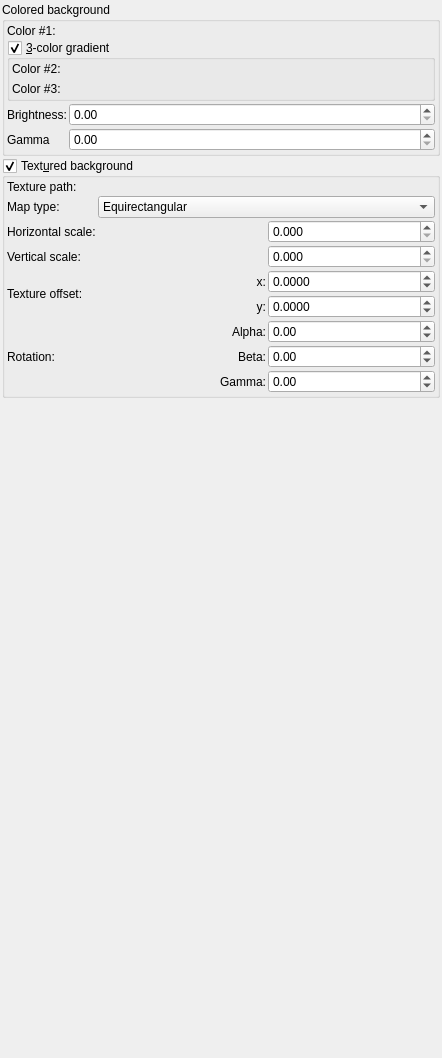
         <widget class="QWidget" name="scrollAreaWidgetContents_10">
          <property name="geometry">
           <rect>
            <x>0</x>
            <y>0</y>
            <width>442</width>
            <height>1058</height>
           </rect>
          </property>
          <layout class="QVBoxLayout" name="verticalLayout_36">
           <property name="spacing">
            <number>2</number>
           </property>
           <property name="leftMargin">
            <number>2</number>
           </property>
           <property name="topMargin">
            <number>2</number>
           </property>
           <property name="rightMargin">
            <number>2</number>
           </property>
           <property name="bottomMargin">
            <number>2</number>
           </property>
           <item>
            <widget class="QGroupBox" name="groupBox_14">
             <property name="title">
              <string>Colored background</string>
             </property>
             <layout class="QVBoxLayout" name="verticalLayout_37">
              <property name="spacing">
               <number>2</number>
              </property>
              <property name="leftMargin">
               <number>2</number>
              </property>
              <property name="topMargin">
               <number>2</number>
              </property>
              <property name="rightMargin">
               <number>2</number>
              </property>
              <property name="bottomMargin">
               <number>2</number>
              </property>
              <item>
               <layout class="QGridLayout" name="gridLayout_15">
                <property name="spacing">
                 <number>2</number>
                </property>
                <item row="0" column="1">
                 <widget class="MyColorButton" name="colorButton_background_color_1" native="true">
                  <property name="toolTip">
                   <string>&lt;html&gt;&lt;head/&gt;&lt;body&gt;&lt;p&gt;Color of background at zenith&lt;/p&gt;&lt;/body&gt;&lt;/html&gt;</string>
                  </property>
                  <property name="text" stdset="0">
                   <string>PushButton</string>
                  </property>
                 </widget>
                </item>
                <item row="0" column="0">
                 <widget class="QLabel" name="label_57">
                  <property name="text">
                   <string>Color #1:</string>
                  </property>
                 </widget>
                </item>
               </layout>
              </item>
              <item>
               <widget class="MyGroupBox" name="groupCheck_background_3_colors_enable">
                <property name="toolTip">
                 <string>Enables colored gradient on background. When disabled only color #1 is used.</string>
                </property>
                <property name="title">
                 <string>&amp;3-color gradient</string>
                </property>
                <property name="checkable">
                 <bool>true</bool>
                </property>
                <layout class="QVBoxLayout" name="verticalLayout_4">
                 <property name="leftMargin">
                  <number>2</number>
                 </property>
                 <property name="topMargin">
                  <number>2</number>
                 </property>
                 <property name="rightMargin">
                  <number>2</number>
                 </property>
                 <property name="bottomMargin">
                  <number>2</number>
                 </property>
                 <item>
                  <layout class="QGridLayout" name="gridLayout_3">
                   <item row="1" column="1">
                    <widget class="MyColorButton" name="colorButton_background_color_3" native="true">
                     <property name="toolTip">
                      <string>&lt;html&gt;&lt;head/&gt;&lt;body&gt;&lt;p&gt;Color of background at nadir&lt;/p&gt;&lt;/body&gt;&lt;/html&gt;</string>
                     </property>
                     <property name="text" stdset="0">
                      <string>PushButton</string>
                     </property>
                    </widget>
                   </item>
                   <item row="0" column="0">
                    <widget class="QLabel" name="label_58">
                     <property name="text">
                      <string>Color #2:</string>
                     </property>
                    </widget>
                   </item>
                   <item row="1" column="0">
                    <widget class="QLabel" name="label_59">
                     <property name="text">
                      <string>Color #3:</string>
                     </property>
                    </widget>
                   </item>
                   <item row="0" column="1">
                    <widget class="MyColorButton" name="colorButton_background_color_2" native="true">
                     <property name="toolTip">
                      <string>&lt;html&gt;&lt;head/&gt;&lt;body&gt;&lt;p&gt;Color of background at horizon&lt;/p&gt;&lt;/body&gt;&lt;/html&gt;</string>
                     </property>
                     <property name="text" stdset="0">
                      <string>PushButton</string>
                     </property>
                    </widget>
                   </item>
                  </layout>
                 </item>
                </layout>
               </widget>
              </item>
              <item>
               <layout class="QGridLayout" name="gridLayout_7">
                <item row="0" column="0">
                 <widget class="QLabel" name="label_223">
                  <property name="sizePolicy">
                   <sizepolicy hsizetype="Maximum" vsizetype="Preferred">
                    <horstretch>0</horstretch>
                    <verstretch>0</verstretch>
                   </sizepolicy>
                  </property>
                  <property name="text">
                   <string>Brightness:</string>
                  </property>
                 </widget>
                </item>
                <item row="0" column="1">
                 <widget class="MyDoubleSpinBox" name="spinbox_background_brightness">
                  <property name="sizePolicy">
                   <sizepolicy hsizetype="Minimum" vsizetype="Preferred">
                    <horstretch>0</horstretch>
                    <verstretch>0</verstretch>
                   </sizepolicy>
                  </property>
                  <property name="toolTip">
                   <string>&lt;html&gt;&lt;head/&gt;&lt;body&gt;&lt;p&gt;Brightness of background&lt;/p&gt;&lt;/body&gt;&lt;/html&gt;</string>
                  </property>
                  <property name="prefix">
                   <string></string>
                  </property>
                  <property name="suffix">
                   <string></string>
                  </property>
                  <property name="decimals">
                   <number>2</number>
                  </property>
                  <property name="maximum">
                   <double>1000.000000000000000</double>
                  </property>
                  <property name="singleStep">
                   <double>0.100000000000000</double>
                  </property>
                 </widget>
                </item>
                <item row="1" column="0">
                 <widget class="QLabel" name="label_227">
                  <property name="sizePolicy">
                   <sizepolicy hsizetype="Maximum" vsizetype="Preferred">
                    <horstretch>0</horstretch>
                    <verstretch>0</verstretch>
                   </sizepolicy>
                  </property>
                  <property name="text">
                   <string>Gamma</string>
                  </property>
                 </widget>
                </item>
                <item row="1" column="1">
                 <widget class="MyDoubleSpinBox" name="spinbox_background_gamma">
                  <property name="sizePolicy">
                   <sizepolicy hsizetype="Minimum" vsizetype="Preferred">
                    <horstretch>0</horstretch>
                    <verstretch>0</verstretch>
                   </sizepolicy>
                  </property>
                  <property name="toolTip">
                   <string>&lt;html&gt;&lt;head/&gt;&lt;body&gt;&lt;p&gt;Gamma correction for the background (colors or texture), applied after Background brightness. &lt;/p&gt;&lt;p&gt;1.0 = no change; &amp;gt;1 brightens midtones; &amp;lt;1 darkens. &lt;/p&gt;&lt;p&gt;Affects only the background, not scene lighting or objects. &lt;/p&gt;&lt;p&gt;Typical range: ~0.8–2.5.&lt;/p&gt;&lt;/body&gt;&lt;/html&gt;</string>
                  </property>
                  <property name="prefix">
                   <string></string>
                  </property>
                  <property name="suffix">
                   <string></string>
                  </property>
                  <property name="decimals">
                   <number>2</number>
                  </property>
                  <property name="maximum">
                   <double>1000.000000000000000</double>
                  </property>
                  <property name="singleStep">
                   <double>0.100000000000000</double>
                  </property>
                 </widget>
                </item>
               </layout>
              </item>
             </layout>
            </widget>
           </item>
           <item>
            <widget class="MyGroupBox" name="groupCheck_textured_background">
             <property name="toolTip">
              <string>&lt;html&gt;&lt;head/&gt;&lt;body&gt;&lt;p&gt;Enables covering of background sphere with selected image.&lt;/p&gt;&lt;p&gt;Example:&lt;/p&gt;&lt;p&gt;&lt;img src=":/tooltips/tooltips_images/image - shader - backhround texture.jpg"/&gt;&lt;/p&gt;&lt;/body&gt;&lt;/html&gt;</string>
             </property>
             <property name="title">
              <string>Text&amp;ured background</string>
             </property>
             <property name="checkable">
              <bool>true</bool>
             </property>
             <layout class="QVBoxLayout" name="verticalLayout_38">
              <property name="spacing">
               <number>2</number>
              </property>
              <property name="leftMargin">
               <number>2</number>
              </property>
              <property name="topMargin">
               <number>2</number>
              </property>
              <property name="rightMargin">
               <number>2</number>
              </property>
              <property name="bottomMargin">
               <number>2</number>
              </property>
              <item>
               <layout class="QGridLayout" name="gridLayout_16" columnstretch="0,0,0">
                <property name="spacing">
                 <number>2</number>
                </property>
                <item row="1" column="0">
                 <widget class="QLabel" name="label_90">
                  <property name="sizePolicy">
                   <sizepolicy hsizetype="Maximum" vsizetype="Preferred">
                    <horstretch>0</horstretch>
                    <verstretch>0</verstretch>
                   </sizepolicy>
                  </property>
                  <property name="text">
                   <string>Map type:</string>
                  </property>
                 </widget>
                </item>
                <item row="3" column="0">
                 <widget class="QLabel" name="label_224">
                  <property name="sizePolicy">
                   <sizepolicy hsizetype="Maximum" vsizetype="Preferred">
                    <horstretch>0</horstretch>
                    <verstretch>0</verstretch>
                   </sizepolicy>
                  </property>
                  <property name="text">
                   <string>Vertical scale:</string>
                  </property>
                 </widget>
                </item>
                <item row="1" column="1" colspan="2">
                 <widget class="MyComboBox" name="comboBox_textured_background_map_type">
                  <property name="sizePolicy">
                   <sizepolicy hsizetype="Preferred" vsizetype="Maximum">
                    <horstretch>0</horstretch>
                    <verstretch>0</verstretch>
                   </sizepolicy>
                  </property>
                  <property name="toolTip">
                   <string>&lt;html&gt;&lt;head/&gt;&lt;body&gt;&lt;p&gt;It determines, how texture will be mapped on background sphere&lt;/p&gt;&lt;p&gt;&lt;span style=" font-weight:600;"&gt;Equirectangular: &lt;br/&gt;&lt;/span&gt;&lt;span style=" font-weight:400;"&gt;Texture has to be created used equirectangular projection. It's the most popular format for textures dedicated for sphere mapping.&lt;br/&gt;Example:&lt;br/&gt;&lt;/span&gt;&lt;img src=":/tooltips/tooltips_images/equirectangular_bkg.jpg"/&gt;&lt;/p&gt;&lt;p&gt;&lt;span style=" font-weight:600;"&gt;Double hemisphere:&lt;/span&gt;&lt;/p&gt;&lt;p&gt;Texture has to be created as a pair of images of hemispheres. Mapping has to be the same as &lt;span style=" font-style:italic;"&gt;Full dome projection&lt;/span&gt; (or &lt;span style=" font-style:italic;"&gt;Fish eye&lt;/span&gt;)&lt;br/&gt;Example texture with indicated axes and directions:&lt;br/&gt;&lt;img src=":/tooltips/tooltips_images/full_dome_bkg_axes.png"/&gt;&lt;/p&gt;&lt;/body&gt;&lt;/html&gt;</string>
                  </property>
                  <item>
                   <property name="text">
                    <string>Equirectangular</string>
                   </property>
                  </item>
                  <item>
                   <property name="text">
                    <string>Double hemisphere</string>
                   </property>
                  </item>
                  <item>
                   <property name="text">
                    <string>Flat</string>
                   </property>
                  </item>
                 </widget>
                </item>
                <item row="7" column="1">
                 <widget class="QLabel" name="label_228">
                  <property name="text">
                   <string>Beta:</string>
                  </property>
                  <property name="alignment">
                   <set>Qt::AlignRight|Qt::AlignTrailing|Qt::AlignVCenter</set>
                  </property>
                 </widget>
                </item>
                <item row="0" column="1" colspan="2">
                 <widget class="FileSelectWidget" name="text_file_background" native="true">
                  <property name="sizePolicy">
                   <sizepolicy hsizetype="Expanding" vsizetype="Preferred">
                    <horstretch>0</horstretch>
                    <verstretch>0</verstretch>
                   </sizepolicy>
                  </property>
                  <property name="toolTip">
                   <string>&lt;html&gt;&lt;head/&gt;&lt;body&gt;&lt;p&gt;Path to the background image. Acceptable formats are BMP, GIF, JPG, PNG&lt;/p&gt;&lt;p&gt;To use animated textures (image sequences), replace numbers by '%' symbol. Example: If sequence of images is as showed below: &lt;br/&gt;texture0001.jpg&lt;br/&gt;texture0002.jpg&lt;br/&gt;etc&lt;/p&gt;&lt;p&gt;Then use following file name: texture%%%%.jpg&lt;br/&gt;This tells the program to treat this as not a single image but as a sequence of images with 4 digit index.&lt;/p&gt;&lt;/body&gt;&lt;/html&gt;</string>
                  </property>
                 </widget>
                </item>
                <item row="4" column="2">
                 <widget class="MyDoubleSpinBox" name="spinbox_background_texture_offset_x">
                  <property name="sizePolicy">
                   <sizepolicy hsizetype="Minimum" vsizetype="Maximum">
                    <horstretch>0</horstretch>
                    <verstretch>0</verstretch>
                   </sizepolicy>
                  </property>
                  <property name="prefix">
                   <string></string>
                  </property>
                  <property name="suffix">
                   <string></string>
                  </property>
                  <property name="decimals">
                   <number>4</number>
                  </property>
                  <property name="minimum">
                   <double>-1000.000000000000000</double>
                  </property>
                  <property name="maximum">
                   <double>1000.000000000000000</double>
                  </property>
                  <property name="singleStep">
                   <double>0.001000000000000</double>
                  </property>
                 </widget>
                </item>
                <item row="6" column="1">
                 <widget class="QLabel" name="label_232">
                  <property name="text">
                   <string>Alpha:</string>
                  </property>
                  <property name="alignment">
                   <set>Qt::AlignRight|Qt::AlignTrailing|Qt::AlignVCenter</set>
                  </property>
                 </widget>
                </item>
                <item row="8" column="1">
                 <widget class="QLabel" name="label_229">
                  <property name="text">
                   <string>Gamma:</string>
                  </property>
                  <property name="alignment">
                   <set>Qt::AlignRight|Qt::AlignTrailing|Qt::AlignVCenter</set>
                  </property>
                 </widget>
                </item>
                <item row="4" column="0" rowspan="2">
                 <widget class="QLabel" name="label_230">
                  <property name="sizePolicy">
                   <sizepolicy hsizetype="Maximum" vsizetype="Preferred">
                    <horstretch>0</horstretch>
                    <verstretch>0</verstretch>
                   </sizepolicy>
                  </property>
                  <property name="text">
                   <string>Texture offset:</string>
                  </property>
                 </widget>
                </item>
                <item row="5" column="2">
                 <widget class="MyDoubleSpinBox" name="spinbox_background_texture_offset_y">
                  <property name="sizePolicy">
                   <sizepolicy hsizetype="Minimum" vsizetype="Maximum">
                    <horstretch>0</horstretch>
                    <verstretch>0</verstretch>
                   </sizepolicy>
                  </property>
                  <property name="prefix">
                   <string></string>
                  </property>
                  <property name="suffix">
                   <string></string>
                  </property>
                  <property name="decimals">
                   <number>4</number>
                  </property>
                  <property name="minimum">
                   <double>-1000.000000000000000</double>
                  </property>
                  <property name="maximum">
                   <double>1000.000000000000000</double>
                  </property>
                  <property name="singleStep">
                   <double>0.001000000000000</double>
                  </property>
                 </widget>
                </item>
                <item row="6" column="0" rowspan="3">
                 <widget class="QLabel" name="label_226">
                  <property name="sizePolicy">
                   <sizepolicy hsizetype="Maximum" vsizetype="Preferred">
                    <horstretch>0</horstretch>
                    <verstretch>0</verstretch>
                   </sizepolicy>
                  </property>
                  <property name="text">
                   <string>Rotation:</string>
                  </property>
                 </widget>
                </item>
                <item row="4" column="1">
                 <widget class="QLabel" name="label_231">
                  <property name="text">
                   <string>x:</string>
                  </property>
                  <property name="alignment">
                   <set>Qt::AlignRight|Qt::AlignTrailing|Qt::AlignVCenter</set>
                  </property>
                 </widget>
                </item>
                <item row="6" column="2">
                 <widget class="MyDoubleSpinBox" name="spinboxd3_background_rotation_x">
                  <property name="sizePolicy">
                   <sizepolicy hsizetype="Minimum" vsizetype="Maximum">
                    <horstretch>0</horstretch>
                    <verstretch>0</verstretch>
                   </sizepolicy>
                  </property>
                  <property name="accelerated">
                   <bool>true</bool>
                  </property>
                  <property name="prefix">
                   <string></string>
                  </property>
                  <property name="suffix">
                   <string></string>
                  </property>
                  <property name="decimals">
                   <number>2</number>
                  </property>
                  <property name="minimum">
                   <double>-180.000000000000000</double>
                  </property>
                  <property name="maximum">
                   <double>180.000000000000000</double>
                  </property>
                  <property name="singleStep">
                   <double>1.000000000000000</double>
                  </property>
                 </widget>
                </item>
                <item row="2" column="0">
                 <widget class="QLabel" name="label_225">
                  <property name="sizePolicy">
                   <sizepolicy hsizetype="Maximum" vsizetype="Preferred">
                    <horstretch>0</horstretch>
                    <verstretch>0</verstretch>
                   </sizepolicy>
                  </property>
                  <property name="text">
                   <string>Horizontal scale:</string>
                  </property>
                 </widget>
                </item>
                <item row="0" column="0">
                 <widget class="QLabel" name="label_61">
                  <property name="sizePolicy">
                   <sizepolicy hsizetype="Maximum" vsizetype="Preferred">
                    <horstretch>0</horstretch>
                    <verstretch>0</verstretch>
                   </sizepolicy>
                  </property>
                  <property name="text">
                   <string>Texture path:</string>
                  </property>
                 </widget>
                </item>
                <item row="3" column="2">
                 <widget class="MyDoubleSpinBox" name="spinbox_background_v_scale">
                  <property name="sizePolicy">
                   <sizepolicy hsizetype="Minimum" vsizetype="Maximum">
                    <horstretch>0</horstretch>
                    <verstretch>0</verstretch>
                   </sizepolicy>
                  </property>
                  <property name="prefix">
                   <string></string>
                  </property>
                  <property name="suffix">
                   <string></string>
                  </property>
                  <property name="decimals">
                   <number>3</number>
                  </property>
                  <property name="maximum">
                   <double>10000.000000000000000</double>
                  </property>
                  <property name="singleStep">
                   <double>0.010000000000000</double>
                  </property>
                 </widget>
                </item>
                <item row="8" column="2">
                 <widget class="MyDoubleSpinBox" name="spinboxd3_background_rotation_z">
                  <property name="sizePolicy">
                   <sizepolicy hsizetype="Minimum" vsizetype="Maximum">
                    <horstretch>0</horstretch>
                    <verstretch>0</verstretch>
                   </sizepolicy>
                  </property>
                  <property name="accelerated">
                   <bool>true</bool>
                  </property>
                  <property name="prefix">
                   <string></string>
                  </property>
                  <property name="suffix">
                   <string></string>
                  </property>
                  <property name="decimals">
                   <number>2</number>
                  </property>
                  <property name="minimum">
                   <double>-180.000000000000000</double>
                  </property>
                  <property name="maximum">
                   <double>180.000000000000000</double>
                  </property>
                  <property name="singleStep">
                   <double>1.000000000000000</double>
                  </property>
                 </widget>
                </item>
                <item row="2" column="2">
                 <widget class="MyDoubleSpinBox" name="spinbox_background_h_scale">
                  <property name="sizePolicy">
                   <sizepolicy hsizetype="Minimum" vsizetype="Maximum">
                    <horstretch>0</horstretch>
                    <verstretch>0</verstretch>
                   </sizepolicy>
                  </property>
                  <property name="prefix">
                   <string></string>
                  </property>
                  <property name="suffix">
                   <string></string>
                  </property>
                  <property name="decimals">
                   <number>3</number>
                  </property>
                  <property name="maximum">
                   <double>10000.000000000000000</double>
                  </property>
                  <property name="singleStep">
                   <double>0.010000000000000</double>
                  </property>
                 </widget>
                </item>
                <item row="7" column="2">
                 <widget class="MyDoubleSpinBox" name="spinboxd3_background_rotation_y">
                  <property name="sizePolicy">
                   <sizepolicy hsizetype="Minimum" vsizetype="Maximum">
                    <horstretch>0</horstretch>
                    <verstretch>0</verstretch>
                   </sizepolicy>
                  </property>
                  <property name="accelerated">
                   <bool>true</bool>
                  </property>
                  <property name="prefix">
                   <string></string>
                  </property>
                  <property name="suffix">
                   <string></string>
                  </property>
                  <property name="decimals">
                   <number>2</number>
                  </property>
                  <property name="minimum">
                   <double>-180.000000000000000</double>
                  </property>
                  <property name="maximum">
                   <double>180.000000000000000</double>
                  </property>
                  <property name="singleStep">
                   <double>1.000000000000000</double>
                  </property>
                 </widget>
                </item>
                <item row="5" column="1">
                 <widget class="QLabel" name="label_233">
                  <property name="text">
                   <string>y:</string>
                  </property>
                  <property name="alignment">
                   <set>Qt::AlignRight|Qt::AlignTrailing|Qt::AlignVCenter</set>
                  </property>
                 </widget>
                </item>
               </layout>
              </item>
             </layout>
            </widget>
           </item>
           <item>
            <spacer name="verticalSpacer_5">
             <property name="orientation">
              <enum>Qt::Vertical</enum>
             </property>
             <property name="sizeHint" stdset="0">
              <size>
               <width>20</width>
               <height>40</height>
              </size>
             </property>
            </spacer>
           </item>
          </layout>
         </widget>
